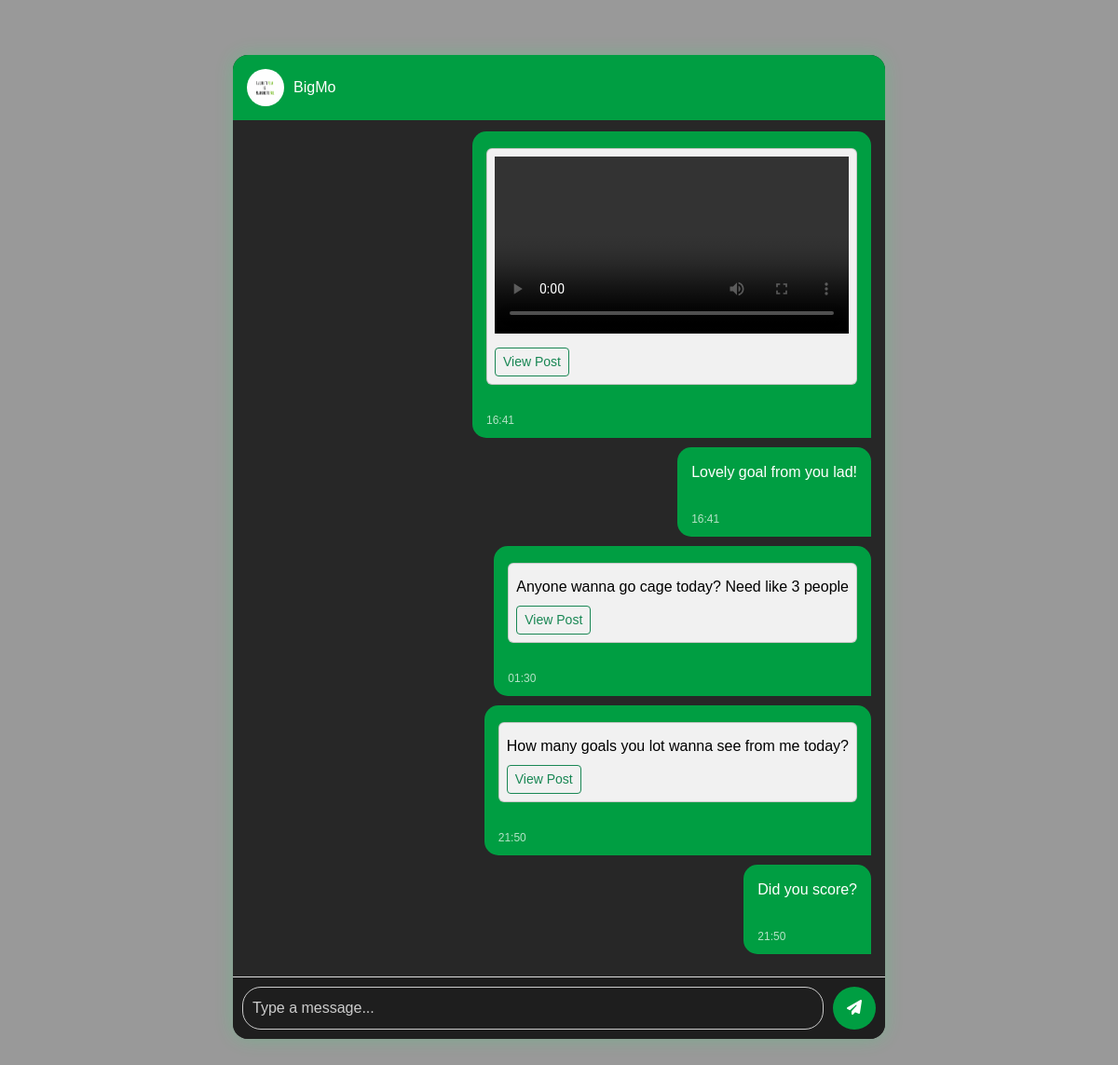
Page /conversation.php?other_id=33 (signed in) on the committed database.
### tables this page shows
CREATE TABLE `users` (
  `id` int(11) NOT NULL,
  `username` varchar(50) NOT NULL,
  `name` varchar(100) NOT NULL,
  `email` varchar(50) NOT NULL,
  `password` varchar(255) NOT NULL,
  `created_at` timestamp NOT NULL DEFAULT current_timestamp() ON UPDATE current_timestamp(),
  `user_type` varchar(20) NOT NULL DEFAULT 'player',
  `profile_pic` varchar(255) NOT NULL,
  `banner_pic` varchar(255) NOT NULL
);

CREATE TABLE `messages` (
  `id` int(11) NOT NULL,
  `sender_id` int(11) NOT NULL COMMENT 'The user that sent the text',
  `receiver_id` int(11) NOT NULL COMMENT 'the user that received the text',
  `content` text DEFAULT NULL,
  `shared_post_id` int(11) DEFAULT NULL,
  `created_at` timestamp NOT NULL DEFAULT current_timestamp()
);

CREATE TABLE `posts` (
  `id` int(11) NOT NULL,
  `user_id` int(11) NOT NULL,
  `post_type` varchar(20) NOT NULL COMMENT 'Video, image or Text Post',
  `title` varchar(100) NOT NULL,
  `file_path` varchar(255) DEFAULT NULL COMMENT 'Stores the filename /path',
  `text_content` text DEFAULT NULL,
  `created_at` timestamp NOT NULL DEFAULT current_timestamp(),
  `is_highlight` tinyint(1) DEFAULT NULL
);

### conversation.php (the view, shortened to what this page needs)
<?php
$my_id = $_SESSION['user_id'];
$other_id = $_GET['other_id'] ?? 0;
$conn = new mysqli("localhost", "root", "", "projectx_db");
$userSql = "SELECT id, username, profile_pic FROM users WHERE id = '$other_id'";
$userRes = $conn->query($userSql);
if ($userRes && $userRes->num_rows > 0) {
  $userRow = $userRes->fetch_assoc();
  $other_username = $userRow['username'];
  $other_profile_pic = !empty($userRow['profile_pic'])
    ? $userRow['profile_pic']
    : 'uploads/profile_pics/Footballer_shooting_b&w.jpg';
} else {
  $other_username = "Unknown User";
  $other_profile_pic = !empty($userRow['profile_pic'])
    ? $userRow['profile_pic']
    : 'uploads/profile_pics/Footballer_shooting_b&w.jpg';
}
$sql = "SELECT m.id, m.sender_id, m.receiver_id, m.content, m.created_at, m.shared_post_id, sender.username
               AS sender_name, receiver.username
               AS receiver_name, p.post_type, p.file_path, p.text_content /*For sending media posts */
               AS post_text   /*For sending text posts */
        FROM messages m
        LEFT JOIN users AS sender ON m.sender_id = sender.id /*Join users table with the messages table*/
        LEFT JOIN users AS receiver ON m.receiver_id = receiver.id  /*Same thing but for the other way*/
        LEFT JOIN posts p ON m.shared_post_id = p.id    /*Joins post table if any posts are shared*/
        /*Where the sender ID is me AND the other ID is the other user */
        WHERE (m.sender_id = '$my_id' AND m.receiver_id='$other_id')
           OR (m.sender_id = '$other_id' AND m.receiver_id='$my_id')  /*Or vice versa*/
        ORDER BY m.created_at ASC";
$result = $conn->query($sql);
?>
<!DOCTYPE html>
<html>
<head>
  <link href="https://cdn.jsdelivr.net/npm/bootstrap@5.3.3/dist/css/bootstrap.min.css" rel="stylesheet">
  <link rel="stylesheet" href="/ProjectX/css/navbar.css">
</head>
<div class="main-wrapper">
  <div class="chat-header">
    <img src="<?php echo $other_profile_pic; ?>" alt="Profile">
    <span><?php echo $other_username; ?></span>
  </div>
  <div class="chat-messages">
    <?php
    if ($result && $result->num_rows > 0) {
      while ($row = $result->fetch_assoc()) {
        $isSender = ($row['sender_id'] == $my_id);
        $msgClass = $isSender ? "sent" : "received";
        echo "<div class='message $msgClass'>";
        echo "<div class='msg-content'>";
        if (!empty($row['content'])) {
          echo "<p>" . htmlspecialchars($row['content']) . "</p>";
        }
        if (!empty($row['shared_post_id'])) {
          echo "<div class='card mt-2' style='background-color: #f1f1f1; color: black;'>
                  <div class='card-body p-2'>";
          if ($row['post_type'] === 'image') {
            echo "<img src='{$row['file_path']}' class='img-fluid rounded' style='max-height:200px;'>";
          } elseif ($row['post_type'] === 'video') {
            echo "<video class='w-100' style='max-height:200px;' controls>
                    <source src='{$row['file_path']}' type='video/mp4'>
                  </video>";
          } elseif ($row['post_type'] === 'text') {
            echo "<p class='mb-0'>" . htmlspecialchars($row['post_text']) . "</p>";
          }
          echo "<a href='view_post.php?post_id={$row['shared_post_id']}' class='btn btn-sm btn-outline-success mt-2'>View Post</a>
                </div>
              </div>";
        }
        echo "<br><small>" . date('H:i', strtotime($row['created_at'])) . "</small></div></div>";
      }
    } else {
      echo "<p class='text-center text-muted'>No messages yet.</p>";
    }
    ?>
  </div>
  <form class="message-form" action="send_message.php" method="POST">
    <textarea name="content" rows="1" class="form-control" placeholder="Type a message..."></textarea>
    <button type="submit" class="send-btn"><i class="fas fa-paper-plane"></i></button>
  </form>
</div>
</html>

### conversation.php (style rules this page uses)
html, body { height: 100%; margin: 0; padding: 0; color: white; font-family: sans-serif; }
.main-wrapper { z-index: 2; width: 100%; max-width: 700px; height: 90vh; display: flex; flex-direction: column; background: rgba(30, 30, 30, 0.92); border-radius: 16px; box-shadow: 0 0 20px rgba(0, 255, 100, 0.2); overflow: hidden; }
.chat-header { background: #009e42; padding: 15px; display: flex; align-items: center; color: white; }
.chat-header img { width: 40px; height: 40px; border-radius: 50%; margin-right: 10px; }
.chat-messages { flex: 1; overflow-y: auto; padding: 15px; }
.message { display: flex; margin-bottom: 10px; align-items: flex-end; }
.msg-content p { margin: 0; padding: 5px 0 0 0; }
.msg-content small { display: block; margin-top: 5px; font-size: 0.75rem; opacity: 0.7; }
.message .msg-content { padding: 10px 15px; border-radius: 15px; max-width: 70%; word-wrap: break-word; }
.message.sent { justify-content: flex-end; }
.message.sent .msg-content { background: #009e42; color: white; border-bottom-right-radius: 0; }
.message-form { display: flex; padding: 10px; border-top: 1px solid #ddd; background: rgba(30, 30, 30, 0.9); color: #e9ecef; }
.message-form textarea::placeholder { color: #ccc; opacity: 1; }
.message-form textarea { flex: 1; resize: none; padding: 10px; border-radius: 20px; border: 1px solid #ccc; margin-right: 10px; background-color: rgba(30, 30, 30, 0.9); color: white; }
.send-btn { background: #009e42; color: white; border: none; padding: 10px 15px; border-radius: 50%; }

### rows in the picture
users: profile_pic (picture), username "BigMo"
messages: created_at "16:41"
messages: content "Lovely goal from you lad!", created_at "16:41"
messages: posts.text_content "Anyone wanna go cage today? Need like 3 people", created_at "01:30"
messages: posts.text_content "How many goals you lot wanna see from me today?", created_at "21:50"
messages: content "Did you score?", created_at "21:50"
